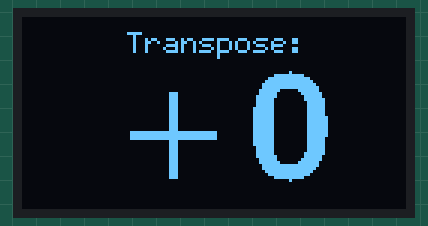
This sketch was run on a simulated Arduino Leonardo, built with avr-gcc and run on an emulated ATmega32U4. Shown: 128×64 one-colour display. What the sketch prints to the serial monitor is not drawn.

Above: at 0.1 s.

The sketch:

Oled_transpose_haupt_grorg_v.2.ino
```cpp
#include <Wire.h>
#include <U8g2lib.h>
#include "MIDIUSB.h"

// Wyświetlacz SH1106 I2C
U8G2_SH1106_128X64_NONAME_F_HW_I2C u8g2(U8G2_R0, U8X8_PIN_NONE);

// Bufor SysEx
const int SYSEX_MAX = 32;
byte sysexBuffer[SYSEX_MAX];
int sysexIndex = 0;
bool receivingSysEx = false;

// Transpozycja
int transposeValue = 0;     // aktualna wyświetlana wartość
int targetValue = 0;        // wartość docelowa z SysEx
unsigned long lastAnimTime = 0;
const int baseInterval = 50; // podstawowy czas animacji w ms

void setup() {
  u8g2.begin();
  u8g2.setFont(u8g2_font_fub35_tr); // duży font LCD dla liczby
  displayTranspose(transposeValue);  // początkowe wyświetlenie

  Serial.begin(115200);
  Serial.println("Start animowanego OLED z napisem 'Transpose:'");
}

void loop() {
  midiTask();
  updateAnimation();
}

// Odbiór USB-MIDI SysEx
void midiTask() {
  midiEventPacket_t rx;

  while ((rx = MidiUSB.read()).header != 0) {
    byte bytes[] = {rx.byte1, rx.byte2, rx.byte3};

    for (int i = 0; i < 3; i++) {
      byte b = bytes[i];
      if (b == 0) continue;

      if (b == 0xF0) { // początek SysEx
        receivingSysEx = true;
        sysexIndex = 0;
      }
      else if (b == 0xF7) { // koniec SysEx
        receivingSysEx = false;
        processSysEx();
      }
      else if (receivingSysEx && sysexIndex < SYSEX_MAX) {
        sysexBuffer[sysexIndex++] = b;
      }
    }
  }
}

// Przetwarzanie SysEx
void processSysEx() {
  if (sysexIndex < 4) return;

  int signByte = sysexBuffer[3];
  int valueByte = (sysexIndex > 4) ? sysexBuffer[4] : 0;

  if (signByte == 0x2D) { // minus
    targetValue = -(valueByte - 0x30);
  } else {                // 0 lub plus
    targetValue = signByte - 0x30;
  }

  // Debug
  Serial.print("SysEx: ");
  for (int i = 0; i < sysexIndex; i++) {
    Serial.print(sysexBuffer[i], HEX);
    Serial.print(" ");
  }
  Serial.print(" -> Docelowa transpozycja: ");
  Serial.println(targetValue);
}

// Aktualizacja animacji (bez blokowania)
void updateAnimation() {
  if (transposeValue == targetValue) return;

  unsigned long now = millis();
  int diff = abs(transposeValue - targetValue);
  int interval = max(10, baseInterval - diff*5); // większa różnica → szybsza animacja

  if (now - lastAnimTime < interval) return;
  lastAnimTime = now;

  if (transposeValue < targetValue) transposeValue++;
  else if (transposeValue > targetValue) transposeValue--;

  displayTranspose(transposeValue);
}

// Wyświetlanie na OLED z napisem "Transpose:"
void displayTranspose(int value) {
  char buf[6];
  sprintf(buf, "%+d", value);

  u8g2.clearBuffer();

  // mały napis na górze
  u8g2.setFont(u8g2_font_6x12_tr);
  const char* label = "Transpose:";
  int16_t labelX = (128 - u8g2.getStrWidth(label)) / 2;
  u8g2.drawStr(labelX, 12, label);

  // duża liczba pod napisem
  u8g2.setFont(u8g2_font_fub35_tr);
  int16_t x = (128 - u8g2.getStrWidth(buf)) / 2;
  int16_t y = 64 - 10; // trochę poniżej środka ekranu
  u8g2.drawStr(x, y, buf);

  u8g2.sendBuffer();
}
```
